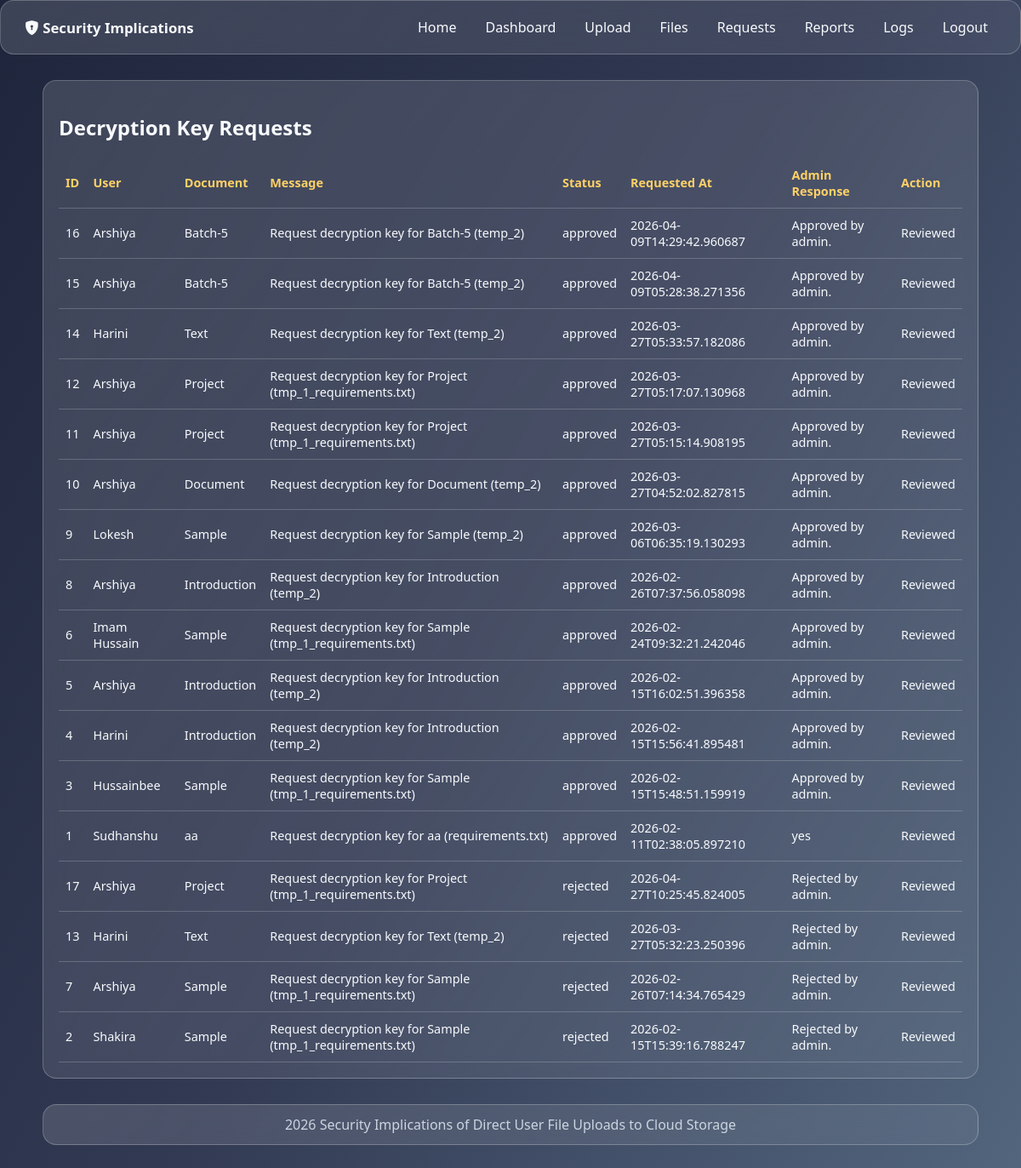
Screenshot of /admin/requests (signed in) with the database file from the repository.
### tables this page shows
CREATE TABLE decryption_requests (
    id INTEGER PRIMARY KEY AUTOINCREMENT,
    user_id INTEGER NOT NULL,
    file_id INTEGER NOT NULL,
    request_message TEXT NOT NULL,
    status TEXT NOT NULL DEFAULT 'pending',
    admin_response TEXT,
    decryption_key TEXT,
    created_at TEXT NOT NULL,
    reviewed_at TEXT,
    reviewed_by INTEGER,
    FOREIGN KEY(user_id) REFERENCES users(id),
    FOREIGN KEY(file_id) REFERENCES uploads(id),
    FOREIGN KEY(reviewed_by) REFERENCES users(id)
);

CREATE TABLE users (
    id INTEGER PRIMARY KEY AUTOINCREMENT,
    full_name TEXT NOT NULL,
    email TEXT NOT NULL UNIQUE,
    username TEXT NOT NULL UNIQUE,
    password_hash TEXT NOT NULL,
    phone TEXT,
    organization TEXT,
    role TEXT NOT NULL DEFAULT 'user',
    created_at TEXT NOT NULL
);

CREATE TABLE uploads (
    id INTEGER PRIMARY KEY AUTOINCREMENT,
    user_id INTEGER NOT NULL,
    document_title TEXT NOT NULL,
    original_filename TEXT NOT NULL,
    encrypted_path TEXT NOT NULL,
    file_hash TEXT NOT NULL,
    file_size INTEGER NOT NULL,
    aes_key TEXT NOT NULL,
    blockchain_tx_hash TEXT NOT NULL,
    uploaded_at TEXT NOT NULL,
    key_generation_time REAL NOT NULL,
    encryption_time REAL NOT NULL,
    decryption_time REAL NOT NULL,
    response_time REAL NOT NULL,
    computational_overhead REAL NOT NULL,
    total_change_rate REAL NOT NULL,
    FOREIGN KEY(user_id) REFERENCES users(id)
);

### app.py (the view)
@app.route("/admin/requests")
@login_required
@role_required("admin")
def admin_requests():
    db = get_db()
    rows = db.execute(
        """
        SELECT dr.*, u.username AS requester_name, up.document_title, up.original_filename
        FROM decryption_requests dr
        JOIN users u ON u.id = dr.user_id
        JOIN uploads up ON up.id = dr.file_id
        ORDER BY
            CASE dr.status
                WHEN 'pending' THEN 0
                WHEN 'approved' THEN 1
                ELSE 2
            END,
            dr.id DESC
        """
    ).fetchall()
    return render_template("admin_requests.html", rows=rows)

### app.py (called while the page is built)
def get_db():
    if "db" not in g:
        g.db = sqlite3.connect(DB_PATH)
        g.db.row_factory = sqlite3.Row
    return g.db

def login_required(view):
    @wraps(view)
    def wrapped(*args, **kwargs):
        if session.get("user_id") is None:
            return redirect(url_for("login"))
        return view(*args, **kwargs)
    return wrapped

def role_required(role):
    def decorator(view):
        @wraps(view)
        def wrapped(*args, **kwargs):
            if session.get("role") != role:
                flash("Access denied.", "danger")
                return redirect(url_for("dashboard"))
            return view(*args, **kwargs)
        return wrapped
    return decorator

@app.context_processor
def inject_now():
    return {"now_year": datetime.utcnow().year}

### templates/admin_requests.html
{% extends "base.html" %}
{% block content %}
<section class="panel glass">
  <h2>Decryption Key Requests</h2>
  <table>
    <thead>
      <tr>
        <th>ID</th>
        <th>User</th>
        <th>Document</th>
        <th>Message</th>
        <th>Status</th>
        <th>Requested At</th>
        <th>Admin Response</th>
        <th>Action</th>
      </tr>
    </thead>
    <tbody>
      {% for row in rows %}
      <tr>
        <td>{{ row.id }}</td>
        <td>{{ row.requester_name }}</td>
        <td>{{ row.document_title }}</td>
        <td>{{ row.request_message }}</td>
        <td>{{ row.status }}</td>
        <td>{{ row.created_at }}</td>
        <td>{{ row.admin_response or "-" }}</td>
        <td>
          {% if row.status == 'pending' %}
          <form method="post" action="{{ url_for('admin_request_action', request_id=row.id) }}" class="form-grid">
            <input type="text" name="admin_response" placeholder="Optional response">
            <div class="actions">
              <button class="btn primary" type="submit" name="decision" value="approve">Approve</button>
              <button class="btn" type="submit" name="decision" value="reject">Reject</button>
            </div>
          </form>
          {% else %}
          Reviewed
          {% endif %}
        </td>
      </tr>
      {% endfor %}
    </tbody>
  </table>
</section>
{% endblock %}

### static/css/style.css (style rules this page uses)
:root { --bg-1: #0b132b; --bg-2: #1c2541; --bg-3: #3a506b; --accent: #5bc0be; --accent-2: #ffd166; --text: #f8fafc; --muted: #cbd5e1; }
* { box-sizing: border-box; }
body { margin: 0; min-height: 100vh; color: var(--text); font-family: "Segoe UI", Tahoma, Geneva, Verdana, sans-serif; background: linear-gradient( 120deg, rgba(11, 19, 43, 0.92), rgba(28, 37, 65, 0.9), rgba(58, 80, 107, 0.88) ), url("https://images.unsplash.com/photo-1558494949-ef010cbdcc31?auto=format&fit=crop&w=1600&q=80") center/cover fixed; }
.glass { background: linear-gradient( 135deg, rgba(255, 255, 255, 0.14), rgba(255, 255, 255, 0.06) ); border: 1px solid rgba(255, 255, 255, 0.24); backdrop-filter: blur(12px); border-radius: 16px; }
.card, .metric-card, .panel { padding: 18px; }
table { width: 100%; border-collapse: collapse; margin-top: 10px; font-size: 0.9rem; }
th, td { border-bottom: 1px solid rgba(255, 255, 255, 0.2); padding: 10px 8px; text-align: left; }
th { color: var(--accent-2); font-weight: 600; }

### rows the page displays
decryption_requests: id "16", requester_name "Arshiya", document_title "Batch-5", request_message "Request decryption key for Batch-5 (temp_2)", status "approved", created_at "2026-04-09T14:29:42.960687", admin_response "Approved by admin.", shows "Reviewed"
decryption_requests: id "15", requester_name "Arshiya", document_title "Batch-5", request_message "Request decryption key for Batch-5 (temp_2)", status "approved", created_at "2026-04-09T05:28:38.271356", admin_response "Approved by admin.", shows "Reviewed"
decryption_requests: id "14", requester_name "Harini", document_title "Text", request_message "Request decryption key for Text (temp_2)", status "approved", created_at "2026-03-27T05:33:57.182086", admin_response "Approved by admin.", shows "Reviewed"
decryption_requests: id "12", requester_name "Arshiya", document_title "Project", request_message "Request decryption key for Project (tmp_1_requirements.txt)", status "approved", created_at "2026-03-27T05:17:07.130968", admin_response "Approved by admin.", shows "Reviewed"
decryption_requests: id "11", requester_name "Arshiya", document_title "Project", request_message "Request decryption key for Project (tmp_1_requirements.txt)", status "approved", created_at "2026-03-27T05:15:14.908195", admin_response "Approved by admin.", shows "Reviewed"
decryption_requests: id "10", requester_name "Arshiya", document_title "Document", request_message "Request decryption key for Document (temp_2)", status "approved", created_at "2026-03-27T04:52:02.827815", admin_response "Approved by admin.", shows "Reviewed"
decryption_requests: id "9", requester_name "Lokesh", document_title "Sample", request_message "Request decryption key for Sample (temp_2)", status "approved", created_at "2026-03-06T06:35:19.130293", admin_response "Approved by admin.", shows "Reviewed"
decryption_requests: id "8", requester_name "Arshiya", document_title "Introduction", request_message "Request decryption key for Introduction (temp_2)", status "approved", created_at "2026-02-26T07:37:56.058098", admin_response "Approved by admin.", shows "Reviewed"
decryption_requests: id "6", requester_name "Imam Hussain", document_title "Sample", request_message "Request decryption key for Sample (tmp_1_requirements.txt)", status "approved", created_at "2026-02-24T09:32:21.242046", admin_response "Approved by admin.", shows "Reviewed"
decryption_requests: id "5", requester_name "Arshiya", document_title "Introduction", request_message "Request decryption key for Introduction (temp_2)", status "approved", created_at "2026-02-15T16:02:51.396358", admin_response "Approved by admin.", shows "Reviewed"
decryption_requests: id "4", requester_name "Harini", document_title "Introduction", request_message "Request decryption key for Introduction (temp_2)", status "approved", created_at "2026-02-15T15:56:41.895481", admin_response "Approved by admin.", shows "Reviewed"
decryption_requests: id "3", requester_name "Hussainbee", document_title "Sample", request_message "Request decryption key for Sample (tmp_1_requirements.txt)", status "approved", created_at "2026-02-15T15:48:51.159919", admin_response "Approved by admin.", shows "Reviewed"
decryption_requests: id "1", requester_name "Sudhanshu", document_title "aa", request_message "Request decryption key for aa (requirements.txt)", status "approved", created_at "2026-02-11T02:38:05.897210", admin_response "yes", shows "Reviewed"
decryption_requests: id "17", requester_name "Arshiya", document_title "Project", request_message "Request decryption key for Project (tmp_1_requirements.txt)", status "rejected", created_at "2026-04-27T10:25:45.824005", admin_response "Rejected by admin.", shows "Reviewed"
decryption_requests: id "13", requester_name "Harini", document_title "Text", request_message "Request decryption key for Text (temp_2)", status "rejected", created_at "2026-03-27T05:32:23.250396", admin_response "Rejected by admin.", shows "Reviewed"
decryption_requests: id "7", requester_name "Arshiya", document_title "Sample", request_message "Request decryption key for Sample (tmp_1_requirements.txt)", status "rejected", created_at "2026-02-26T07:14:34.765429", admin_response "Rejected by admin.", shows "Reviewed"
decryption_requests: id "2", requester_name "Shakira", document_title "Sample", request_message "Request decryption key for Sample (tmp_1_requirements.txt)", status "rejected", created_at "2026-02-15T15:39:16.788247", admin_response "Rejected by admin.", shows "Reviewed"
